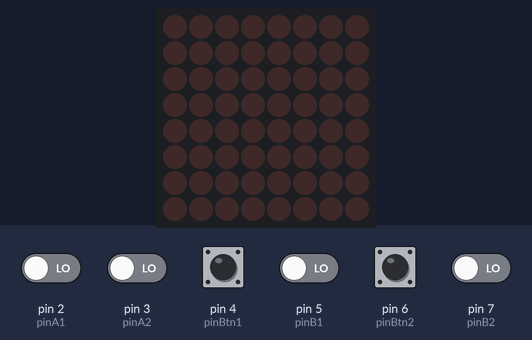
The sketch below on a simulated Arduino Uno, built with avr-gcc and run on an emulated ATmega328P. Shown: 8×8 LED matrix. Wiring (inferred from the names in the program): MAX7219 LED driver (orientation assumed): CS pin 10. Inputs (shaded band) come from the test bench; at power-on: pin 4 (pinBtn1), pin 6 (pinBtn2) HIGH, pin 2 (pinA1), pin 3 (pinA2), pin 5 (pinB1), pin 7 (pinB2) LOW. Random numbers use the default seed unless the sketch sets one; what the sketch prints to the serial monitor is not drawn.

Above: at 0.8 s.
0.9 s: pin 4 (pinBtn1) pulled LOW for 0.15 s
At 1.9 s:
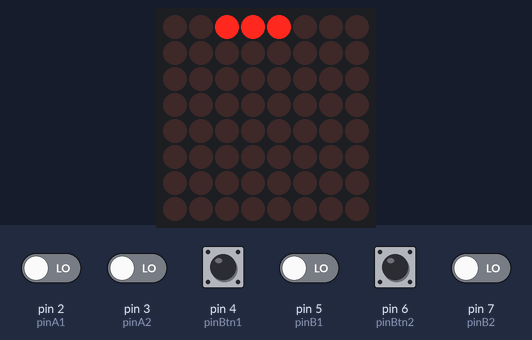
4.0 s: pin 6 (pinBtn2) pulled LOW for 0.15 s
At 5.7 s:
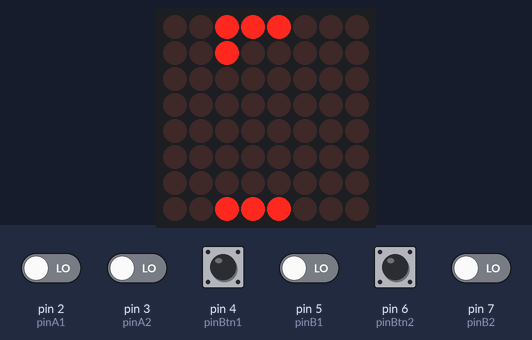
7.1 s: pin 2 (pinA1) driven HIGH
At 9.0 s:
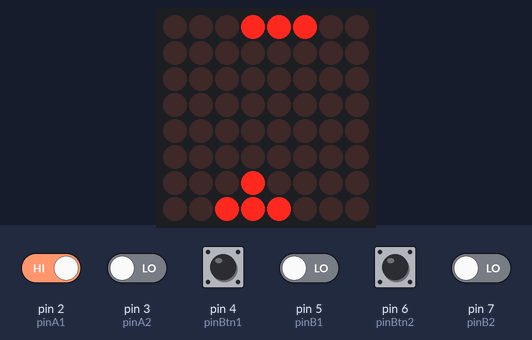
10.1 s: pin 3 (pinA2) driven HIGH
At 11.3 s:
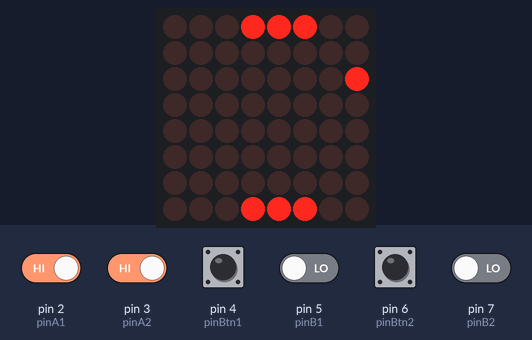
13.1 s: pin 2 (pinA1) driven LOW
At 13.57 s:
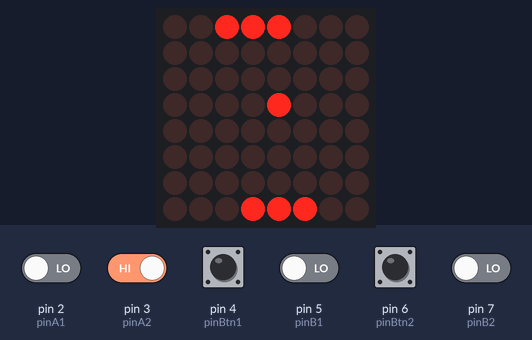
Timing chart, 0 to 16.1 s (numbered marks = the images above; inputs shaded):
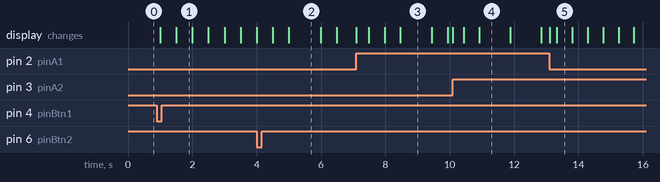

The sketch:

PingPong.ino
```cpp
#include "encoder.h"
#include "max7219.h"
#include "Engine.h"

// Pins for left encoder
const uint8_t pinA1 = 2;
const uint8_t pinB1 = 5;
const uint8_t pinBtn1 = 4;
// Pins for right encoder
const uint8_t pinA2 = 3;
const uint8_t pinB2 = 7;
const uint8_t pinBtn2 = 6;

encoder paddleLeft;
encoder paddleRight;
max7219Matrix MAX7219;
engine Engine;

// ISR for left encoder
void paddleLeft_ISR() {
  paddleLeft.encoder_flag = true;
}
// ISR for right encoder
void paddleRight_ISR() {
  paddleRight.encoder_flag = true;
}

uint8_t Leftdir = 0;    // Check dir of left dir
uint8_t Rightdir = 0;   // Check dir of right dir


void playersReady(uint8_t btnP1, uint8_t btnP2);  // funcion for wait players

void setup() {
  paddleLeft.encoder_init(pinA1, pinB1, pinBtn1);
  paddleRight.encoder_init(pinA2, pinB2, pinBtn2);
  attachInterrupt(digitalPinToInterrupt(pinA2), paddleRight_ISR, CHANGE);
  attachInterrupt(digitalPinToInterrupt(pinA1), paddleLeft_ISR, CHANGE);
  SPI.begin();
  SPI.setBitOrder(MSBFIRST);
  SPI.setDataMode(SPI_MODE0);
  SPI.setClockDivider(SPI_CLOCK_DIV16);
  MAX7219.init_max7219();
  MAX7219.setup_bright(0X0A);
  playersReady(pinBtn1, pinBtn2);
  Serial.begin(9600);
}


void loop() {
  static uint32_t startTime = millis();
  static uint16_t speedUp = 500;

  if (Engine.newRoundBegin) {
    speedUp = 500;
    Engine.newRoundBegin = false;
  }

  if (millis() < startTime) {
    startTime = millis();
  }

  if (paddleLeft.encoder_flag) {
    Leftdir = paddleLeft.read_encoder(pinA1, pinB1);
    paddleLeft.encoder_flag = false;
    cli();
    if (!Leftdir && (Engine.acceptAreaLeft > 2)) {
      Engine.Leftpaddle >>= 1;
      --Engine.acceptAreaLeft;
    } else if (Leftdir && (Engine.acceptAreaLeft < 7)){
      Engine.Leftpaddle <<= 1;
      ++Engine.acceptAreaLeft;
    }
    Engine.pattern[0] = Engine.Leftpaddle;
    sei();
  }

  if (paddleRight.encoder_flag) {
    Rightdir = paddleRight.read_encoder(pinA2, pinB2);
    paddleRight.encoder_flag = false;
    cli();
    if (!Rightdir && (Engine.acceptAreaRight > 2)) {
      Engine.Rightpaddle >>= 1;
      --Engine.acceptAreaRight;
    } else if (Rightdir && (Engine.acceptAreaRight < 7)){
      Engine.Rightpaddle <<= 1;
      ++Engine.acceptAreaRight;
    }
    Engine.pattern[7] = Engine.Rightpaddle;
    sei();
  }

  if (millis() - startTime >= speedUp) {
    startTime = millis();
    Engine.moveBall(Engine.pattern);
    if (speedUp > 200)
      --speedUp;
    else
      speedUp = 200;
  }
  MAX7219.send_pattern(Engine.pattern,8);
}


void playersReady(uint8_t btnP1, uint8_t btnP2) {
  bool P1 = true, P2 = true;
  uint8_t array[8] = { 0, 0, 0, 0, 0, 0, 0, 0};
  uint8_t array2[8] = { Engine.Leftpaddle, 0, 0, 0, 0, 0, 0, Engine.Rightpaddle};
  MAX7219.send_pattern(array, 8);
  static uint32_t waitTime = millis();
  bool blink = false;
  while (P1 || P2){
    if (!paddleLeft.read_button(btnP1)) {
      array[0] = Engine.Leftpaddle;
      P1 = false;
    }
    if (!paddleRight.read_button(btnP2)){
      array[7] = Engine.Rightpaddle;
      P2 = false;
    }
    if (millis() - waitTime >= 500) {
      waitTime = millis();
      blink = !blink;
      if (blink) {
      MAX7219.send_pattern(array, 8);
      } else {
        MAX7219.send_pattern(array2, 8);
      }
    }
  }
  MAX7219.send_pattern(Engine.pattern,8);
}
```

Engine.cpp
```cpp
#include <Arduino.h>
#include "Engine.h"

// Constructor
// init new class of engine
engine::engine() {
  leftScore = 0;
  rightScore = 0;
  randomSeed(analogRead(A0));
  engine::newGame();
}

// Set new game
// private: no
// return value: non
// parametrs: non
// example:

void engine::newGame() {
   Leftpaddle = 0b00111000;       // LeftPaddle starting possition
   Rightpaddle = 0b00111000;      // RightPaddle starting possition
   Y_axe = 1 << random(1,6);      // Get random starting Y possition of ball
   X_axe = random(2,5);           // Get random starting X possition of ball
   pattern[0] = Leftpaddle;       // Store Leftpaddle to display patter array
   pattern[X_axe] = Y_axe;        // Store Y possition to display patter array
   pattern[7] = Rightpaddle;      // Store Rightpaddle to display patter array
   acceptAreaLeft = 5;            // init accept area for Leftpaddle
   acceptAreaRight = 5;           // init accept area for Rightpaddle
   dir = (direction)random(0,3);  // get random start direction
   newRoundBegin = true;          // set that new game was set
}

// ball physic
// private: no
// return value: non
// parametrs: array of uint8_t

void engine::moveBall (uint8_t (&array) [8]) {
  newRoundBegin = false; // set flag that new game end
  switch (dir) {
    // North east direction
    case northEast:
    // Move north east
      if ((Y_axe > 1) && (X_axe < 6)){
        Y_axe >>= 1;
        array[++X_axe] = (Y_axe);
        array[X_axe - 1] = 0;
        dir = northEast;
        break;
      }
    // if ball hit paddle set new direction
      if ((array[X_axe] & ((Rightpaddle) | (Rightpaddle << 1))) && (X_axe == 6)) {
        dir = northWest;
        break;
      }
    // if ball hit end of map set new direction
      if (Y_axe == 1) {
        dir = southEast;
        break;
      }
    // if ball miss paddle set new game
      if ((X_axe == 6)) {
        Y_axe >>= 1;
        array[++X_axe] = (Y_axe) | Rightpaddle;
        array[X_axe - 1] = 0;
        dir = newRound;
        ++rightScore;
        break;
      }
      break;
    // Move ball to nortWest
    case northWest:
    // Move ball northWest while is in accept area
      if ((Y_axe > 1) && (X_axe > 1)) {
        Y_axe >>= 1;
        array[--X_axe] = (Y_axe);
        array[X_axe + 1] = 0;
        dir = northWest;
        break;
      }
    // if ball hit paddle set dir to northEast
      if ((array[X_axe] & (Leftpaddle | (Leftpaddle << 1))) && X_axe == 1) {
        dir = northEast;
        break;
      }
    // if ball hit end of display set dir to southEast
      if (Y_axe == 1) {
        dir = southWest;
        break;
      }
    // if ball miss paddle set new round
      if (X_axe == 1) {
        Y_axe >>= 1;
        array[--X_axe] = (Y_axe) | Leftpaddle;
        array[X_axe + 1] = 0;
        dir = newRound;
        ++leftScore;
        break;
      }
      break;
    // move ball to southEast
    case southEast:
    // Move ball southEast in accpet area
      if ((Y_axe < 128) && (X_axe < 6)){
        Y_axe <<= 1;
        array[++X_axe] = (Y_axe);
        array[X_axe - 1] = 0;
        dir = southEast;
        break;
      }
    // if ball hit paddle set new dir
      if ((array[X_axe] & (Rightpaddle | (Rightpaddle >> 1))) && X_axe == 6) {
        dir = southWest;
        break;
      }
    // if ball hit end of display set new dir
      if (Y_axe == 128) {
        dir = northEast;
        break;
      }
    // if ball miss paddle set new round
      if (X_axe == 6) {
        Y_axe <<= 1;
        array[++X_axe] = (Y_axe) | Rightpaddle;
        array[X_axe - 1] = 0;
        dir = newRound;
        ++rightScore;
        break;
      }
      break;
    // Move ball to southWest
    case southWest:
    // Move ball southWest in accpet area
      if ((Y_axe < 128) && (X_axe > 1)){
        Y_axe <<= 1;
        array[--X_axe] = (Y_axe);
        array[X_axe + 1] = 0;
        dir = southWest;
        break;
      }
    // if ball hit paddle set new dir
      if ((array[X_axe] & (Leftpaddle | (Leftpaddle >> 1))) && X_axe == 1) {
        dir = southEast;
        break;
      }
    // if ball hit end of display set new dir
      if (Y_axe == 128) {
        dir = northWest;
        break;
      }
    // if ball miss paddle set new round
      if (X_axe == 1) {
        Y_axe <<= 1;
        array[--X_axe] = (Y_axe) | Leftpaddle;
        array[X_axe + 1] = 0;
        dir = newRound;
        ++leftScore;
        break;
      }
      break;
    // set new round
    case newRound:
    // Print players score
      Serial.print("Left Player: ");
      Serial.println(leftScore);
      Serial.print("Right Player: ");
      Serial.println(rightScore);
    // init new game
      engine::newGame();
      break;

    default: break;
  }
}
```

Engine.h
```cpp
#ifndef _H_ENGINE_
#define _H_ENGINE_

class engine {
  private:
    uint8_t Y_axe ;
    uint8_t X_axe;
    uint8_t leftScore;
    uint8_t rightScore;
    typedef enum  { northEast, southEast, southWest, northWest, newRound } direction;   // data type for set direction of ball
    direction dir;                                                                      // create variable for set direcion
  public:
    engine();
    uint8_t Leftpaddle;
    uint8_t Rightpaddle;
    uint8_t acceptAreaLeft;
    uint8_t acceptAreaRight;
    uint8_t pattern[8] = { 0, 0, 0, 0, 0, 0, 0, 0}; // pattern array for display
    bool newRoundBegin;
    void moveBall (uint8_t (&array) [8]);
    void newGame();
};


#endif
```

encoder.cpp
```cpp
#include <Arduino.h>
#include "encoder.h"

void encoder::encoder_init(uint8_t pin_A, uint8_t pin_B, uint8_t pin_btn) {
  pinMode(pin_A, INPUT);
  pinMode(pin_B, INPUT);
  pinMode(pin_btn, INPUT_PULLUP);
}

uint8_t encoder::read_encoder(uint8_t pin_A, uint8_t pin_B) {
  encoder::debounce(pin_A);
  if (digitalRead(pin_A) != digitalRead(pin_B)) {
    return 0; // clock wise rotation
  } else {
    return 1; // anti clock wise rotation
  }
}


uint8_t encoder::read_button(uint8_t pin_btn){
  encoder::debounce(pin_btn);
  return digitalRead(pin_btn);
}

void encoder::debounce(uint8_t pin) {
  int8_t current_state = digitalRead(pin);
  uint16_t state_count = 200;
  while(state_count != 0){
    uint8_t new_state = digitalRead(pin);
    if (current_state == new_state){
      --state_count;
    } else {
      ++state_count;
    }
    current_state = new_state;
  }
}
```

encoder.h
```cpp
#ifndef _ENCODER_H_
#define _ENCODER_H_

class encoder{
  private:
    void debounce(uint8_t pin);
  public:
    void encoder_init(uint8_t pin_A, uint8_t pin_B, uint8_t pin_btn);
    uint8_t read_encoder(uint8_t pin_A, uint8_t pin_B);
    uint8_t read_button(uint8_t pin_btn);
    volatile bool encoder_flag = false;
    volatile bool button_flag = false;
};

#endif
```

max7219.cpp
```cpp
#include "max7219.h"

#define DECODE_MODE   0x09  // Decode mode addres
#define INTENSITY     0x0A  // Intensity addres
#define SCAN_LIMIT    0x0B  // Scan limit addres
#define SHUTDOWN      0x0C  // Shutdown display addres
#define DISPLAY_TEST  0x0F  // Display test addres

#define MAX7219_LOAD 10 // Pin connected to MAX7219 LOAD/CS pin
#define MAX7219_DIN 11 // Pin connected to MAX7219 DIN pin
#define MAX7219_CLK 13 // Pin connected to MAX7219 CLK pin


// Send command to max7219 driver
// private: yes
// Return value: non
// Parametrs:
//  addres - unsigned integer that refer to register addres
//  data - unsigned integer of data that are send
// example:
//  max7219Matrix::send_cmd(0x09,0x00); // set device to no decode mode

void max7219Matrix::send_cmd(uint8_t addres, uint8_t data){
  digitalWrite(MAX7219_LOAD, LOW);  // set cs pin to low state.
  SPI.transfer(addres);             // send register addres
  SPI.transfer(data);               // send data
  digitalWrite(MAX7219_LOAD, HIGH); // set cs pin to high state
}

// Init display
// private: no
// Return value: non
// Parametrs: non
// example:
//  max7219Matrix::init_max7219(); // init diplay

void max7219Matrix::init_max7219(){
  pinMode(MAX7219_LOAD, OUTPUT);            // set cs pin as aoutput
  max7219Matrix::setup_decode_mode(0);      // set non decode mode
  max7219Matrix::setup_bright(0x00);        // set brightnes of diplay to lowest value
  max7219Matrix::setup_scan_limit(0x07);    // set scan limit display
  max7219Matrix::shut_down(false);          // turn on diplay
  max7219Matrix::setup_display_test(0x00);  // turn off test display
}

// Setup brignest of display
// private: no
// return value: non
// parametrs: unsignet integer refer to brightnes of diplay (range from 0x00 to 0x0F)
// example:
//  max7219Matrix::setup_bright(0x0F); // set brigntnes to maximum

void max7219Matrix::setup_bright(uint8_t bright){
  max7219Matrix::send_cmd(INTENSITY, bright);
}

// setup decode mode
// private: no
// return vlaue: non
// parametrs: unsigned integer that set decode mode (0 - no decode mode, !0 - decode mode)
// example:
//  max7219Matrix::setup_decode_mode(0) // turn off decode mode

void max7219Matrix::setup_decode_mode(uint8_t mode){
  if(mode == 0)
   max7219Matrix::send_cmd(DECODE_MODE, 0x00);  // turn off decode mode
  else
   max7219Matrix::send_cmd(DECODE_MODE, 0x01);  // turn on decode mode
}

// setup scan limit of display
// private: no
// return value: non
// parametrs: unsigned intiger to set scan limit (rnage from 0x00 to 0x07)
// example:
//  max7219Matrix::setup_scan_limit(0x07); // set scan limit to max

void max7219Matrix::setup_scan_limit(uint8_t scanLimit){
  max7219Matrix::send_cmd(SCAN_LIMIT, scanLimit);
}

// turn on or turn off display
// private: no
// return value: non
// parametrs: unisgnet integer (0 - turn on display, !0 - turn off display)
// example:
//  max7219Matrix::shut_down(0x01); // trun off display

void max7219Matrix::shut_down(bool data){
  if(!data)
    max7219Matrix::send_cmd(SHUTDOWN, 0x01);
  else
    max7219Matrix::send_cmd(SHUTDOWN, 0x00);
}

// setup display test
// private: no
// return value: non
// parametrs: unsigned integer (0 - turn off test display, !0 - turn on test)
// example:
//  max7219Matrix::setup_display_test(0x00); // trun off test

void max7219Matrix::setup_display_test(uint8_t data){
  if(data == 0)
    max7219Matrix::send_cmd(DISPLAY_TEST, 0x00);
  else
    max7219Matrix::send_cmd(DISPLAY_TEST, 0x01);
}

// send display pattern
// private: no
// return value: non
// parametrs: pointer to array, size of array
// example:
//  max7219Matrix::send_pattern(pattern, size); // send pattern to display

void max7219Matrix::send_pattern(uint8_t* pattern, uint8_t size){
  max7219Matrix::setup_scan_limit(size - 1);  // if is pattern smaller than 8 byte
  for(uint8_t i = 0; i < size; ++i){
      max7219Matrix::select_dot(i + 1, *(pattern + i));
  }

}

// trun on dot on display
// private: no
// return value: non
// parametrs: row and collum
// example:
//  max7219Matrix::select_dot(1, 128); // turn on led in frist collum and frist row

void max7219Matrix::select_dot(uint8_t collum, uint8_t row){
  max7219Matrix::send_cmd(collum, row);
}
```

max7219.h
```cpp
#ifndef _MAX7219_H_
#define _MAX7219_H_
#include <Arduino.h>
#include <SPI.h>

  class max7219Matrix{
    private:
      void send_cmd(uint8_t addres, uint8_t data);
    public:
      void init_max7219();
      void setup_bright(uint8_t bright);
      void setup_decode_mode(uint8_t mode);
      void setup_scan_limit(uint8_t scanLimit);
      void shut_down(bool data);
      void setup_display_test(uint8_t data);
      void send_pattern(uint8_t* pattern, uint8_t size);
      void select_dot(uint8_t collum, uint8_t row);
  };

#endif
```

Measured:
- what the display in image 1 shows lasts 0.5 s, from 1.5 s to 2.0 s
- what the display in image 2 shows lasts 1.0 s, from 5.0 s to 6.0 s
